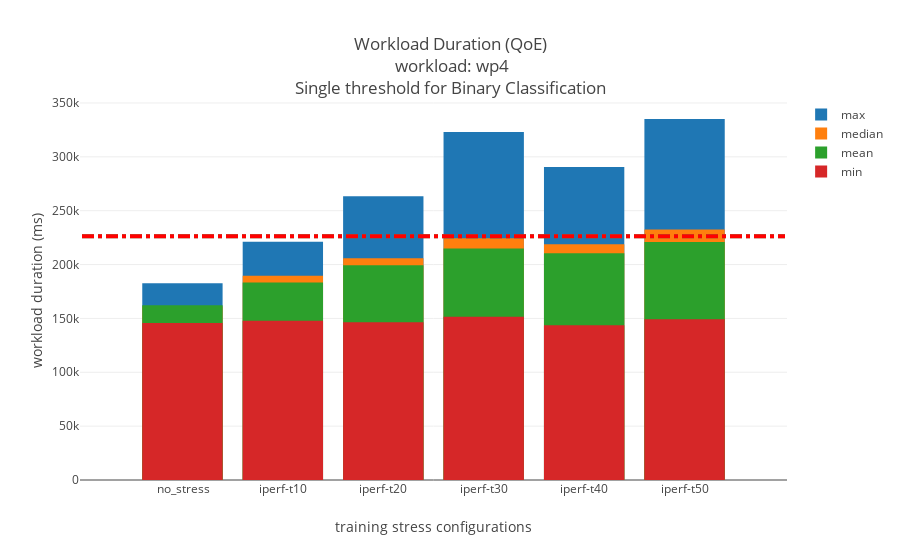
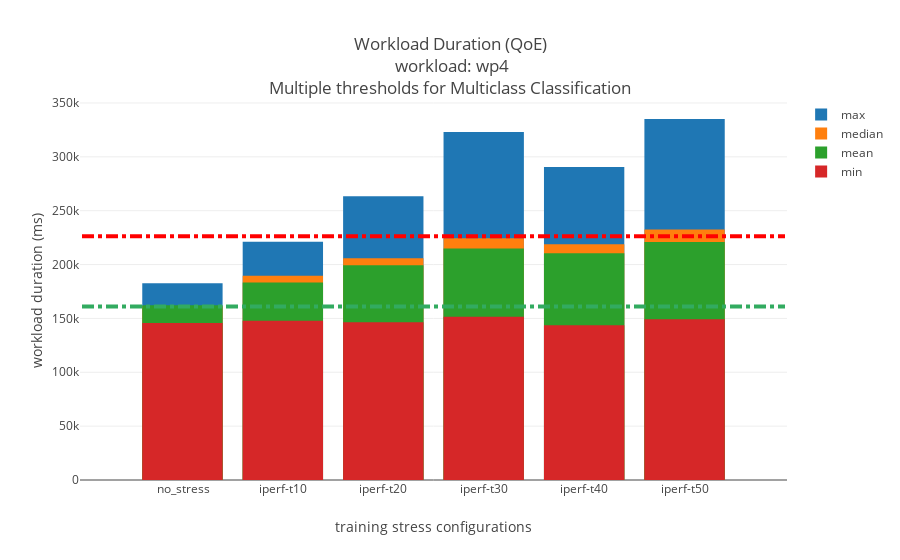

Notebook source saved alongside these figures, in order:
### Code cell
#index_max_min = round(max(dfIndexLabeledAgg['elapse_time']['min']))
#index_max_median = round(max(dfIndexLabeledAgg['elapse_time']['median']))

dfIndexLabeledAgg = dfIndex.groupby(['stress_test']).agg({'elapse_time': ['min','max','median','mean','std']}).dropna().reset_index()
dfIndexNoStressAgg  = dfIndexLabeledAgg[dfIndexLabeledAgg["stress_test"] == " no_stress"]
indexNoStressLow = round(max(dfIndexNoStressAgg['elapse_time']['median']))
indexNoStressHigh = round(max(dfIndexNoStressAgg['elapse_time']['max']+dfIndexNoStressAgg['elapse_time']['std']*5))
plot4MsWithThreshholds(dfIndexLabeledAgg,'stress_test','elapse_time','training stress configurations','workload duration (ms)','Workload Duration (QoE)<br> workload: wp4<br>Single threshold for Binary Classification',indexNoStressHigh,indexNoStressHigh)
plot4MsWithThreshholds(dfIndexLabeledAgg,'stress_test','elapse_time','training stress configurations','workload duration (ms)','Workload Duration (QoE)<br> workload: wp4<br>Multiple thresholds for Multiclass Classification',indexNoStressLow,indexNoStressHigh)

### Figure 1 — Plotly figure (JSON) as saved in the notebook; plotly's stock layout.template omitted (floating-point values rounded to 4 significant figures)
{"data": [{"y": [182659, 221274, 263378, 323037, 290669, 335128], "x": [" no_stress", "iperf-t10", "iperf-t20", "iperf-t30", "iperf-t40", "iperf-t50"], "type": "bar", "name": "max", "orientation": "vertical"}, {"y": [161000.0, 189600.0, 205923, 224400.0, 218833, 232400.0], "x": [" no_stress", "iperf-t10", "iperf-t20", "iperf-t30", "iperf-t40", "iperf-t50"], "type": "bar", "name": "median", "orientation": "vertical"}, {"y": [162200.0, 183300.0, 199400.0, 215000.0, 210500.0, 221000.0], "x": [" no_stress", "iperf-t10", "iperf-t20", "iperf-t30", "iperf-t40", "iperf-t50"], "type": "bar", "name": "mean", "orientation": "vertical"}, {"y": [145854, 147949, 146371, 151660, 143756, 149314], "x": [" no_stress", "iperf-t10", "iperf-t20", "iperf-t30", "iperf-t40", "iperf-t50"], "type": "bar", "name": "min", "orientation": "vertical"}], "layout": {"shapes": [{"y1": 226383, "y0": 226383, "line": {"color": "rgb(50, 171, 96)", "dash": "dashdot", "width": 4}, "x1": 6, "type": "line", "x0": -1}, {"y1": 226383, "y0": 226383, "line": {"color": "rgb(255,0,0)", "dash": "dashdot", "width": 4}, "x1": 6, "type": "line", "x0": -1}], "barmode": "overlay", "title": "Workload Duration (QoE)<br> workload: wp4<br>Single threshold for Binary Classification", "xaxis": {"tickvals": [" no_stress", "iperf-t10", "iperf-t20", "iperf-t30", "iperf-t40", "iperf-t50"], "title": "training stress configurations"}, "yaxis": {"title": "workload duration (ms)"}}}

### Figure 2 — Plotly figure (JSON) as saved in the notebook; plotly's stock layout.template omitted (floating-point values rounded to 4 significant figures)
{"data": [{"y": [182659, 221274, 263378, 323037, 290669, 335128], "x": [" no_stress", "iperf-t10", "iperf-t20", "iperf-t30", "iperf-t40", "iperf-t50"], "type": "bar", "name": "max", "orientation": "vertical"}, {"y": [161000.0, 189600.0, 205923, 224400.0, 218833, 232400.0], "x": [" no_stress", "iperf-t10", "iperf-t20", "iperf-t30", "iperf-t40", "iperf-t50"], "type": "bar", "name": "median", "orientation": "vertical"}, {"y": [162200.0, 183300.0, 199400.0, 215000.0, 210500.0, 221000.0], "x": [" no_stress", "iperf-t10", "iperf-t20", "iperf-t30", "iperf-t40", "iperf-t50"], "type": "bar", "name": "mean", "orientation": "vertical"}, {"y": [145854, 147949, 146371, 151660, 143756, 149314], "x": [" no_stress", "iperf-t10", "iperf-t20", "iperf-t30", "iperf-t40", "iperf-t50"], "type": "bar", "name": "min", "orientation": "vertical"}], "layout": {"shapes": [{"y1": 160974, "y0": 160974, "line": {"color": "rgb(50, 171, 96)", "dash": "dashdot", "width": 4}, "x1": 6, "type": "line", "x0": -1}, {"y1": 226383, "y0": 226383, "line": {"color": "rgb(255,0,0)", "dash": "dashdot", "width": 4}, "x1": 6, "type": "line", "x0": -1}], "barmode": "overlay", "title": "Workload Duration (QoE)<br> workload: wp4<br>Multiple thresholds for Multiclass Classification", "xaxis": {"tickvals": [" no_stress", "iperf-t10", "iperf-t20", "iperf-t30", "iperf-t40", "iperf-t50"], "title": "training stress configurations"}, "yaxis": {"title": "workload duration (ms)"}}}
